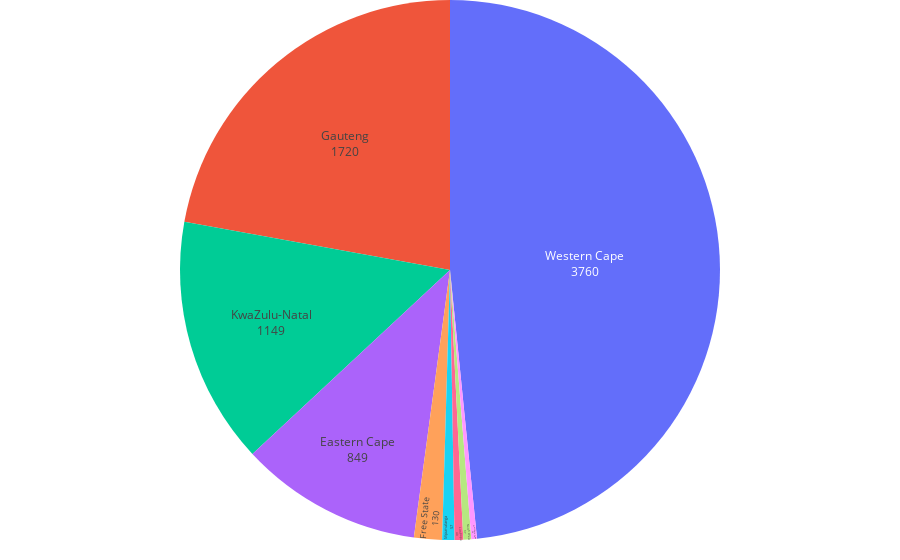

Notebook code cell kept with this figure:
### Code cell
create_pie_chart(prov_totals_data, 'total', 'province', 'tot_cases_per_province.html')

### Figure 1 — Plotly figure (JSON) as saved in the notebook; plotly's stock layout.template omitted (floating-point values rounded to 4 significant figures)
{"data": [{"domain": {"x": [0, 1], "y": [0, 1]}, "hoverinfo": "label+percent", "hovertemplate": "%{label}<br>%{value}", "labels": ["Eastern Cape", "Free State", "Gauteng", "KwaZulu-Natal", "Limpopo", "Mpumalanga", "Northern Cape", "North West", "Western Cape", "Unknown"], "legendgroup": "", "name": "", "showlegend": true, "textinfo": "value+label", "textposition": "inside", "type": "pie", "values": [849, 130, 1720, 1149, 40, 57, 26, 37, 3760, 0]}], "layout": {"legend": {"tracegroupgap": 0, "x": 0, "y": 1}, "margin": {"b": 20, "l": 0, "r": 0, "t": 0}, "showlegend": false}}
